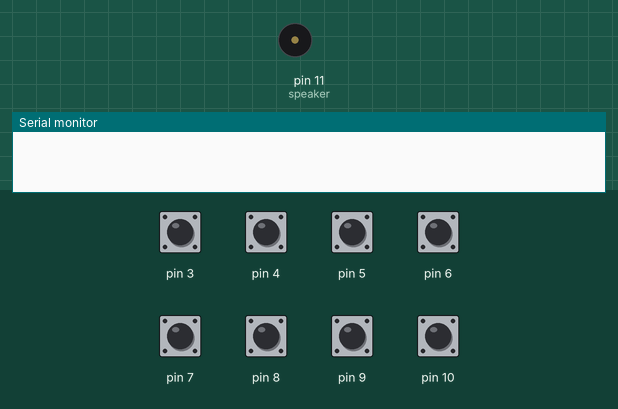
Simulated run of this sketch. Board: Arduino Uno, built with avr-gcc and run on an emulated ATmega328P. On the bench: buzzer (waves = sounding), the last lines printed to the serial monitor. The test bench sets the inputs (shaded band); at power-on: pin 3–10 HIGH.

Above: at 0.0 s.
At 2.5 s:
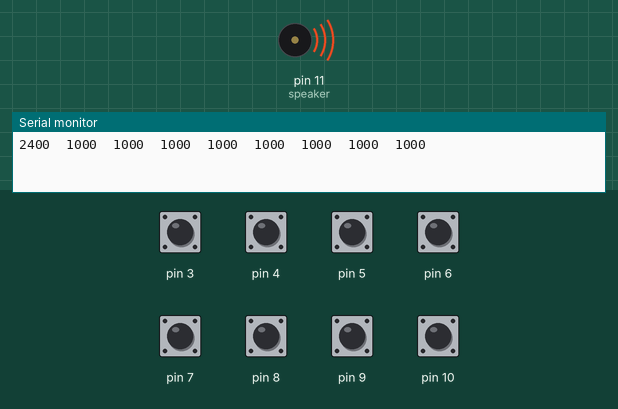
Timing chart, 0 to 4.0 s (numbered marks = the images above):
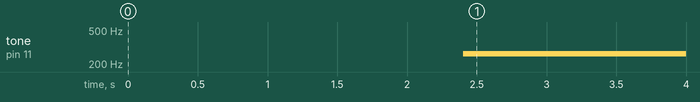

Measured:
- by itself, tone on pin 11 (speaker): silent → 262 Hz at 2.4 s

The sketch:

project244.ino
```cpp
#include <CapacitiveSensor.h>
#define speaker 11

CapacitiveSensor   cs_2_3 = CapacitiveSensor(2,3);
CapacitiveSensor   cs_2_4 = CapacitiveSensor(2,4);
CapacitiveSensor   cs_2_5 = CapacitiveSensor(2,5);
CapacitiveSensor   cs_2_6 = CapacitiveSensor(2,6);
CapacitiveSensor   cs_2_7 = CapacitiveSensor(2,7);
CapacitiveSensor   cs_2_8 = CapacitiveSensor(2,8);
CapacitiveSensor   cs_2_9 = CapacitiveSensor(2,9);
CapacitiveSensor   cs_2_10 = CapacitiveSensor(2,10);

void setup()
{
  cs_2_6.set_CS_AutocaL_Millis(0xFFFFFFFF);
  Serial.begin(9600);
}

void loop()
{
  long start = millis();
  long total1 =  cs_2_3.capacitiveSensor(3000);
  long total2 =  cs_2_4.capacitiveSensor(3000);
  long total3 =  cs_2_5.capacitiveSensor(3000);
  long total4 =  cs_2_6.capacitiveSensor(3000);
  long total5 =  cs_2_7.capacitiveSensor(3000);
  long total6 =  cs_2_8.capacitiveSensor(3000);
  long total7 =  cs_2_9.capacitiveSensor(3000);
  long total8 =  cs_2_10.capacitiveSensor(3000);

  Serial.print(millis() - start);
  Serial.print("\t");
  Serial.print(total1);
  Serial.print("\t");
  Serial.print(total2);
  Serial.print("\t");
  Serial.print(total3);
  Serial.print("\t");
  Serial.print(total4);
  Serial.print("\t");
  Serial.print(total5);
  Serial.print("\t");
  Serial.print(total6);
  Serial.print("\t");
  Serial.print(total7);

  Serial.print("\t");
  Serial.println(total8);

  if (total1 > 500) tone(speaker,131);
  if (total2 > 500) tone(speaker,147);
  if (total3 > 500) tone(speaker,165);
  if (total4 > 500) tone(speaker,175);
  if (total5 > 500) tone(speaker,196);
  if (total6 > 500) tone(speaker,220);
  if (total7 > 500) tone(speaker,247);
  if (total8 > 500) tone(speaker,262);
  if (total1<=500  &  total2<=500  &  total3<=500 & total4<=500  &  total5<=500  &  total6<=500 &  total7<=500 &  total8<=500)
    noTone(speaker);

  delay(10);
}
```
